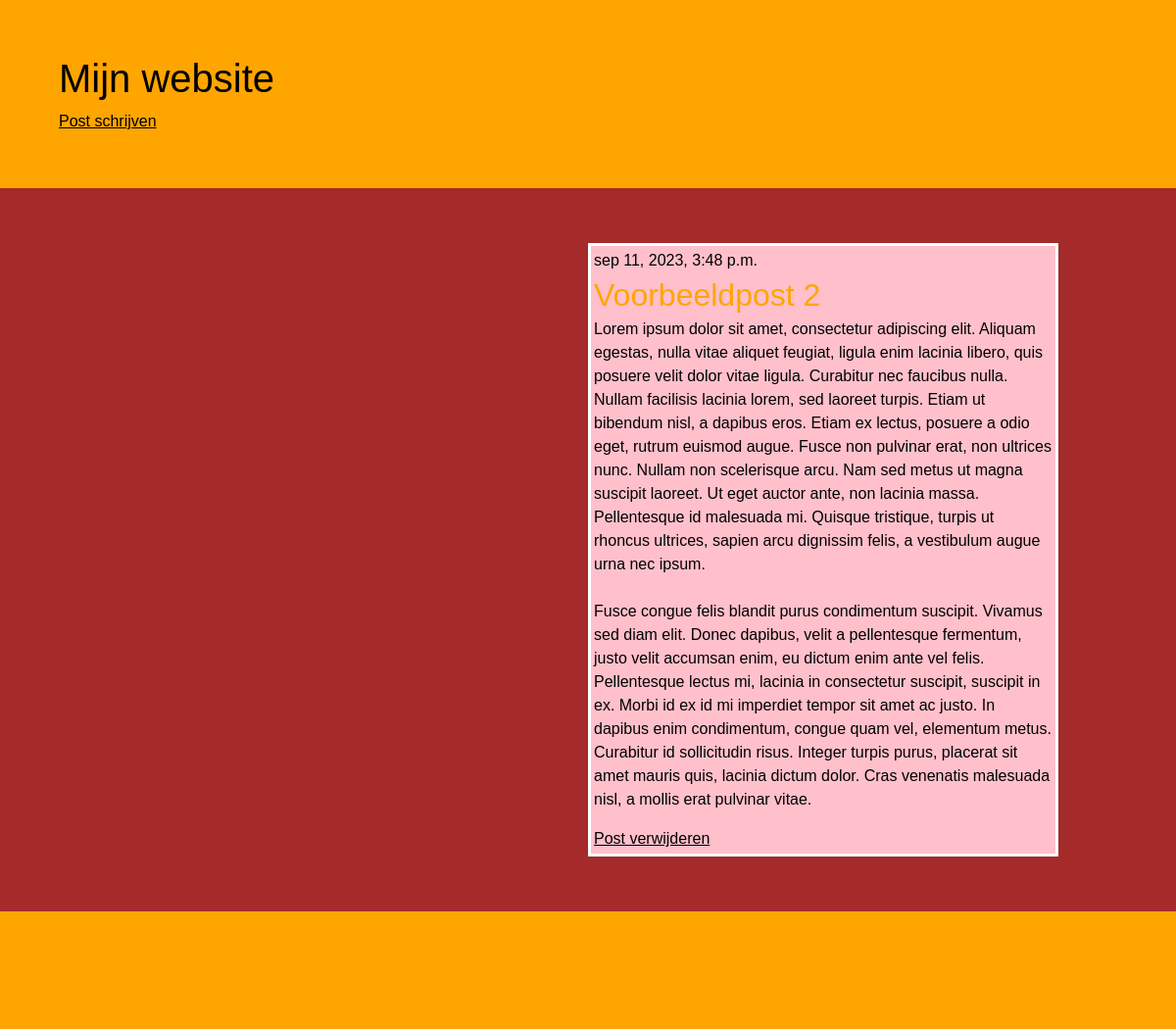
The app's page /post/2/ with its own data.
### blog/models.py (models this page shows, shortened)
class Post(models.Model):
    author = models.ForeignKey(settings.AUTH_USER_MODEL, on_delete=models.CASCADE)
    title = models.CharField(max_length=200)
    text = models.TextField()
    created_date = models.DateTimeField(default=timezone.now)
    published_date = models.DateTimeField(blank=True, null=True)

### blog/views.py (the view)
# urls.py: path('post/<int:pk>/', views.post_detail, name='post_inhoud'),
def post_detail(request, pk):
    post = get_object_or_404(Post, pk=pk)
    return render(request, 'blog/post_inhoud.html', {'post': post})

### blog/templates/blog/post_inhoud.html
{% extends 'blog/base.html' %}
{% block inhoud %}
<article class="post">
    {% if post.published_date %}
    <time class="date">{{ post.published_date }}</time>
    {% endif %}
    <h2 class="post-titel">{{ post.title }}</h2>
    <p>{{ post.text|linebreaksbr }}</p>
    <a href="{% url 'delete' post.id %}">Post verwijderen</a>
</article>
{% endblock %}

### blog/static/css/stijl.css (style rules this page uses)
* { margin: 0px; }
body { background-color: brown; color: black; font-family: Arial, Helvetica, sans-serif; }
a { color: black; }
article { border: 3px solid white; padding: 3px; }
@media only screen and (min-width: 769px) { article { margin-bottom: 5vh; } }
h2 { margin: 2px 0px; }
.post-titel { color: orange; margin-top: 4px; margin-bottom: 4px; }

### records on screen
Post: published_date "sep 11, 2023, 3:48 p.m.", title "Voorbeeldpost 2", text "Lorem ipsum dolor sit amet, consectetur adipiscing elit. Aliquam egestas, nulla vitae aliquet feugiat, ligula enim lacinia libero, quis posuere velit dolor vitae ligula. Curabitur nec faucibus nulla. Nullam facilisis lacinia lorem, sed laoreet turpis. Etiam ut bibendum nisl, a dapibus eros. Etiam ex lectus, posuere a odio eget, rutrum euismod augue. Fusce non pulvinar erat, non ultrices nunc. Nullam non scelerisque arcu. Nam sed metus ut magna suscipit laoreet. Ut eget auctor ante, non lacinia massa. Pellentesque id malesuada mi. Quisque tristique, turpis ut rhoncus ultrices, sapien arcu dignissim felis, a vestibulum augue urna nec ipsum. Fusce congue felis blandit purus condimentum…"
